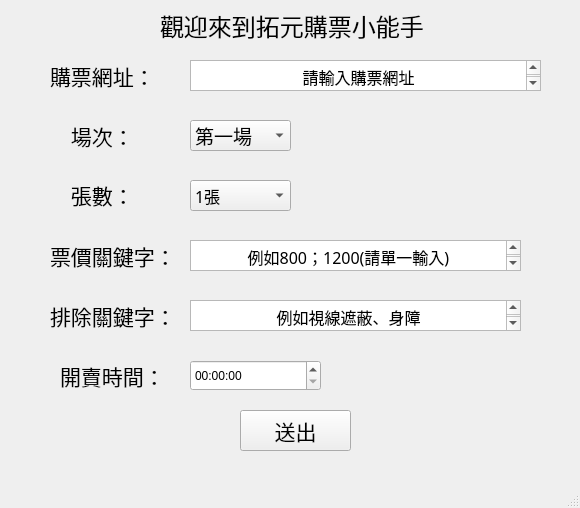
<?xml version="1.0" encoding="UTF-8"?>
<ui version="4.0">
 <class>mainWindow</class>
 <widget class="QMainWindow" name="mainWindow">
  <property name="geometry">
   <rect>
    <x>0</x>
    <y>0</y>
    <width>580</width>
    <height>508</height>
   </rect>
  </property>
  <property name="windowTitle">
   <string>購票小能手</string>
  </property>
  <widget class="QWidget" name="centralwidget">
   <widget class="QTextEdit" name="textEdit">
    <property name="geometry">
     <rect>
      <x>190</x>
      <y>60</y>
      <width>351</width>
      <height>31</height>
     </rect>
    </property>
    <property name="html">
     <string>&lt;!DOCTYPE HTML PUBLIC &quot;-//W3C//DTD HTML 4.0//EN&quot; &quot;http://www.w3.org/TR/REC-html40/strict.dtd&quot;&gt;
&lt;html&gt;&lt;head&gt;&lt;meta name=&quot;qrichtext&quot; content=&quot;1&quot; /&gt;&lt;style type=&quot;text/css&quot;&gt;
p, li { white-space: pre-wrap; }
&lt;/style&gt;&lt;/head&gt;&lt;body style=&quot; font-family:'PMingLiU'; font-size:9pt; font-weight:400; font-style:normal;&quot;&gt;
&lt;p align=&quot;center&quot; style=&quot; margin-top:0px; margin-bottom:0px; margin-left:0px; margin-right:0px; -qt-block-indent:0; text-indent:0px;&quot;&gt;&lt;span style=&quot; font-size:12pt;&quot;&gt;請輸入購票網址&lt;/span&gt;&lt;/p&gt;&lt;/body&gt;&lt;/html&gt;</string>
    </property>
   </widget>
   <widget class="QComboBox" name="comboBox">
    <property name="geometry">
     <rect>
      <x>190</x>
      <y>180</y>
      <width>101</width>
      <height>31</height>
     </rect>
    </property>
    <property name="font">
     <font>
      <family>微軟正黑體</family>
      <pointsize>12</pointsize>
     </font>
    </property>
    <item>
     <property name="text">
      <string>1張</string>
     </property>
    </item>
    <item>
     <property name="text">
      <string>2張</string>
     </property>
    </item>
    <item>
     <property name="text">
      <string>3張</string>
     </property>
    </item>
    <item>
     <property name="text">
      <string>4張</string>
     </property>
    </item>
   </widget>
   <widget class="QComboBox" name="comboBox_2">
    <property name="geometry">
     <rect>
      <x>190</x>
      <y>120</y>
      <width>101</width>
      <height>31</height>
     </rect>
    </property>
    <property name="font">
     <font>
      <family>微軟正黑體</family>
      <pointsize>14</pointsize>
     </font>
    </property>
    <item>
     <property name="text">
      <string>第一場</string>
     </property>
    </item>
    <item>
     <property name="text">
      <string>第二場</string>
     </property>
    </item>
    <item>
     <property name="text">
      <string>第三場</string>
     </property>
    </item>
    <item>
     <property name="text">
      <string>第四場</string>
     </property>
    </item>
    <item>
     <property name="text">
      <string>第五場</string>
     </property>
    </item>
    <item>
     <property name="text">
      <string>第六場</string>
     </property>
    </item>
    <item>
     <property name="text">
      <string>第七場</string>
     </property>
    </item>
    <item>
     <property name="text">
      <string>第八場</string>
     </property>
    </item>
    <item>
     <property name="text">
      <string>第九場</string>
     </property>
    </item>
    <item>
     <property name="text">
      <string>第十場</string>
     </property>
    </item>
   </widget>
   <widget class="QTextEdit" name="textEdit_4">
    <property name="geometry">
     <rect>
      <x>190</x>
      <y>240</y>
      <width>331</width>
      <height>31</height>
     </rect>
    </property>
    <property name="font">
     <font>
      <family>微軟正黑體</family>
      <pointsize>14</pointsize>
     </font>
    </property>
    <property name="html">
     <string>&lt;!DOCTYPE HTML PUBLIC &quot;-//W3C//DTD HTML 4.0//EN&quot; &quot;http://www.w3.org/TR/REC-html40/strict.dtd&quot;&gt;
&lt;html&gt;&lt;head&gt;&lt;meta name=&quot;qrichtext&quot; content=&quot;1&quot; /&gt;&lt;style type=&quot;text/css&quot;&gt;
p, li { white-space: pre-wrap; }
&lt;/style&gt;&lt;/head&gt;&lt;body style=&quot; font-family:'微軟正黑體'; font-size:14pt; font-weight:400; font-style:normal;&quot;&gt;
&lt;p align=&quot;center&quot; style=&quot; margin-top:0px; margin-bottom:0px; margin-left:0px; margin-right:0px; -qt-block-indent:0; text-indent:0px;&quot;&gt;&lt;span style=&quot; font-family:'PMingLiU'; font-size:12pt;&quot;&gt;例如800；1200(請單一輸入)&lt;/span&gt;&lt;/p&gt;&lt;/body&gt;&lt;/html&gt;</string>
    </property>
   </widget>
   <widget class="QTextEdit" name="textEdit_6">
    <property name="geometry">
     <rect>
      <x>190</x>
      <y>300</y>
      <width>331</width>
      <height>31</height>
     </rect>
    </property>
    <property name="font">
     <font>
      <family>Agency FB</family>
      <pointsize>14</pointsize>
     </font>
    </property>
    <property name="html">
     <string>&lt;!DOCTYPE HTML PUBLIC &quot;-//W3C//DTD HTML 4.0//EN&quot; &quot;http://www.w3.org/TR/REC-html40/strict.dtd&quot;&gt;
&lt;html&gt;&lt;head&gt;&lt;meta name=&quot;qrichtext&quot; content=&quot;1&quot; /&gt;&lt;style type=&quot;text/css&quot;&gt;
p, li { white-space: pre-wrap; }
&lt;/style&gt;&lt;/head&gt;&lt;body style=&quot; font-family:'Agency FB'; font-size:14pt; font-weight:400; font-style:normal;&quot;&gt;
&lt;p align=&quot;center&quot; style=&quot; margin-top:0px; margin-bottom:0px; margin-left:0px; margin-right:0px; -qt-block-indent:0; text-indent:0px;&quot;&gt;&lt;span style=&quot; font-family:'PMingLiU'; font-size:12pt;&quot;&gt;例如視線遮蔽、身障&lt;/span&gt;&lt;/p&gt;&lt;/body&gt;&lt;/html&gt;</string>
    </property>
   </widget>
   <widget class="QPushButton" name="pushButton">
    <property name="geometry">
     <rect>
      <x>240</x>
      <y>410</y>
      <width>111</width>
      <height>41</height>
     </rect>
    </property>
    <property name="font">
     <font>
      <family>微軟正黑體</family>
      <pointsize>16</pointsize>
     </font>
    </property>
    <property name="text">
     <string>送出</string>
    </property>
   </widget>
   <widget class="QLabel" name="label">
    <property name="geometry">
     <rect>
      <x>160</x>
      <y>10</y>
      <width>281</width>
      <height>31</height>
     </rect>
    </property>
    <property name="font">
     <font>
      <family>微軟正黑體</family>
      <pointsize>18</pointsize>
     </font>
    </property>
    <property name="text">
     <string>觀迎來到拓元購票小能手</string>
    </property>
   </widget>
   <widget class="QLabel" name="label_2">
    <property name="geometry">
     <rect>
      <x>50</x>
      <y>60</y>
      <width>101</width>
      <height>31</height>
     </rect>
    </property>
    <property name="font">
     <font>
      <family>Agency FB</family>
      <pointsize>16</pointsize>
     </font>
    </property>
    <property name="text">
     <string>購票網址：</string>
    </property>
   </widget>
   <widget class="QLabel" name="label_3">
    <property name="geometry">
     <rect>
      <x>50</x>
      <y>120</y>
      <width>101</width>
      <height>31</height>
     </rect>
    </property>
    <property name="font">
     <font>
      <family>Agency FB</family>
      <pointsize>16</pointsize>
     </font>
    </property>
    <property name="text">
     <string>　場次：</string>
    </property>
   </widget>
   <widget class="QLabel" name="label_4">
    <property name="geometry">
     <rect>
      <x>50</x>
      <y>179</y>
      <width>101</width>
      <height>31</height>
     </rect>
    </property>
    <property name="font">
     <font>
      <family>Agency FB</family>
      <pointsize>16</pointsize>
     </font>
    </property>
    <property name="text">
     <string>　張數：</string>
    </property>
   </widget>
   <widget class="QLabel" name="label_5">
    <property name="geometry">
     <rect>
      <x>50</x>
      <y>240</y>
      <width>121</width>
      <height>31</height>
     </rect>
    </property>
    <property name="font">
     <font>
      <family>Agency FB</family>
      <pointsize>16</pointsize>
     </font>
    </property>
    <property name="text">
     <string>票價關鍵字：</string>
    </property>
   </widget>
   <widget class="QLabel" name="label_6">
    <property name="geometry">
     <rect>
      <x>50</x>
      <y>300</y>
      <width>121</width>
      <height>31</height>
     </rect>
    </property>
    <property name="font">
     <font>
      <family>Agency FB</family>
      <pointsize>16</pointsize>
     </font>
    </property>
    <property name="text">
     <string>排除關鍵字：</string>
    </property>
   </widget>
   <widget class="QLabel" name="label_7">
    <property name="geometry">
     <rect>
      <x>60</x>
      <y>350</y>
      <width>111</width>
      <height>51</height>
     </rect>
    </property>
    <property name="font">
     <font>
      <family>Agency FB</family>
      <pointsize>16</pointsize>
     </font>
    </property>
    <property name="text">
     <string>開賣時間：</string>
    </property>
   </widget>
   <widget class="QTimeEdit" name="timeEdit">
    <property name="geometry">
     <rect>
      <x>190</x>
      <y>360</y>
      <width>131</width>
      <height>31</height>
     </rect>
    </property>
   </widget>
  </widget>
  <widget class="QMenuBar" name="menubar">
   <property name="geometry">
    <rect>
     <x>0</x>
     <y>0</y>
     <width>580</width>
     <height>21</height>
    </rect>
   </property>
  </widget>
  <widget class="QStatusBar" name="statusbar"/>
 </widget>
 <resources/>
 <connections/>
</ui>
